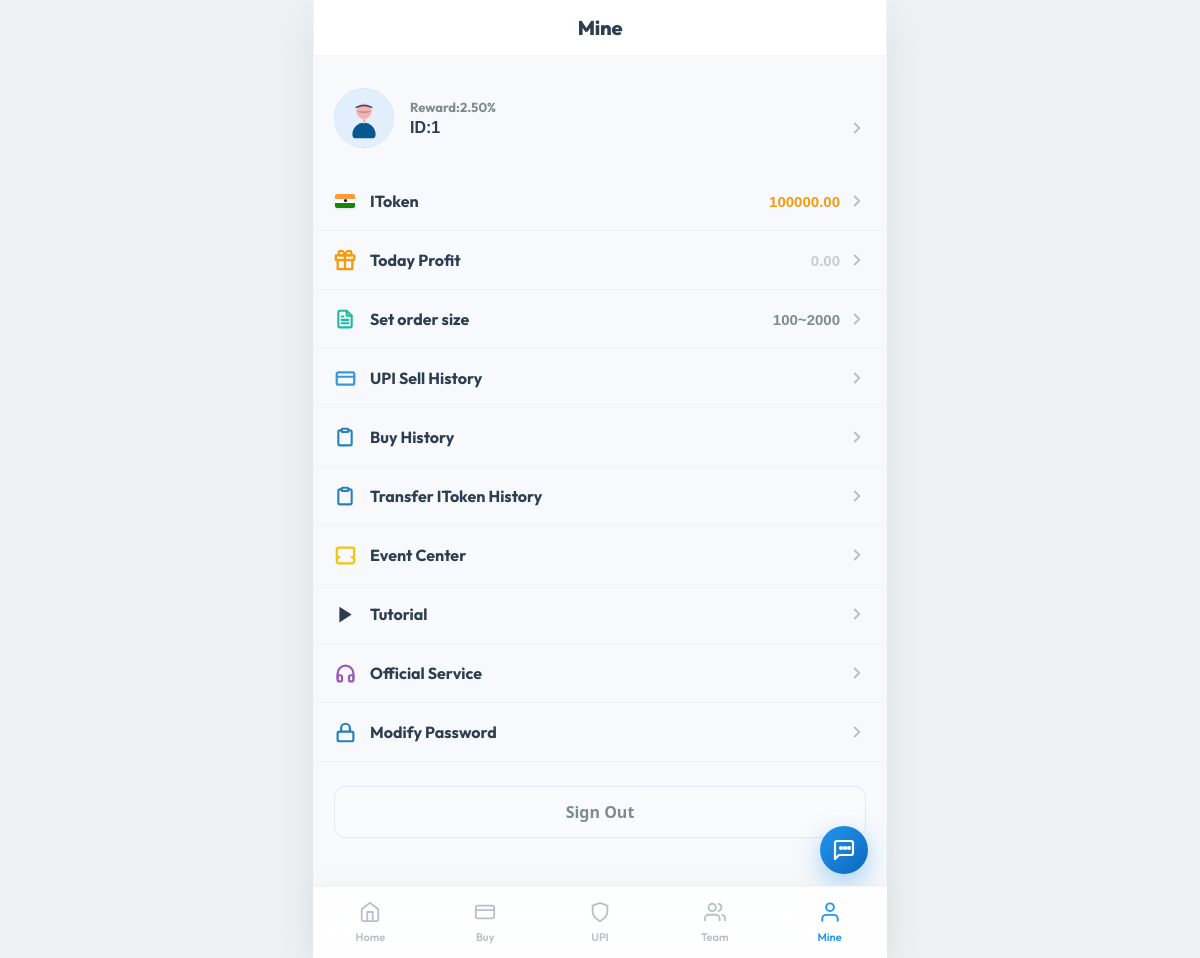
Screenshot of /mine.php (signed in) with the database file from the repository.
### tables this page shows
CREATE TABLE IF NOT EXISTS `users` (
  `id`                     INT AUTO_INCREMENT PRIMARY KEY,
  `phone`                  VARCHAR(15) UNIQUE NOT NULL,
  `password`               VARCHAR(255) NOT NULL,
  `itoken_balance`         DECIMAL(15,2) DEFAULT 0.00,
  `today_profit`           DECIMAL(15,2) DEFAULT 0.00,
  `reward_rate`            DECIMAL(5,2)  DEFAULT 2.50,
  `auto_selling`           TINYINT       DEFAULT 1     COMMENT '1=Sell Set active, 0=inactive',
  `order_min`              INT           DEFAULT 100,
  `order_max`              INT           DEFAULT 2000,
  `referred_by`            INT           DEFAULT NULL,
  `referral_code`          VARCHAR(20) UNIQUE NOT NULL,
  `google_2fa_secret`      VARCHAR(32)   DEFAULT NULL,
  `google_2fa_enabled`     TINYINT       DEFAULT 0,
  `role`                   VARCHAR(20)   DEFAULT 'user'   COMMENT 'user | agent | sub_admin | admin',
  `status`                 VARCHAR(20)   DEFAULT 'Active' COMMENT 'Active | Blocked | Suspended',
  `allow_create_sub_agent` TINYINT       DEFAULT 0,
  `last_checkin`           DATETIME      DEFAULT NULL,
  `failed_utr_attempts`    INT           DEFAULT 0,
  `created_at`             TIMESTAMP     DEFAULT CURRENT_TIMESTAMP,
  FOREIGN KEY (`referred_by`) REFERENCES `users`(`id`) ON DELETE SET NULL
);

### db.php (called while the page is built, shortened)
<?php
function sanitize($str) {
    return htmlspecialchars($str, ENT_QUOTES, 'UTF-8');
}
        ?>

### mine.php (the view, shortened to what this page needs)
<?php
require_once 'db.php';
$stmt = $pdo->prepare("SELECT * FROM users WHERE id = ?");
$stmt->execute([$_SESSION['user_id']]);
$user = $stmt->fetch();
?>
<!DOCTYPE html>
<html lang="en">
<head>
  <link rel="stylesheet" href="website_style.css">
</head>
<body>
  <div class="screen">
    <header class="header">
      <h1 class="header-title">Mine</h1>
    </header>
    <div class="content">
      <div class="profile-section" onclick="location.href='account_info.php'" style="cursor: pointer;">
        <div class="avatar-wrapper">
        </div>
        <div class="profile-info">
          <span class="reward-badge">Reward:<?= number_format($user['reward_rate'], 2, '.', '') ?>%</span>
          <div class="user-id-row">
            <span class="user-id">ID:<?= sanitize($user['id']) ?></span>
            <svg class="chevron-right" viewBox="0 0 24 24" fill="none" stroke="currentColor" stroke-width="2.5" stroke-linecap="round" stroke-linejoin="round">
              <polyline points="9 18 15 12 9 6"></polyline>
            </svg>
          </div>
        </div>
      </div>
      <div class="menu-list">
        <div class="menu-row" onclick="openITokenModal()" style="cursor: pointer;">
          <div class="menu-left">
            <div class="menu-icon">
              <div class="india-flag">
                <div class="flag-orange"></div>
                <div class="flag-white"><div class="flag-blue-dot"></div></div>
                <div class="flag-green"></div>
              </div>
            </div>
            <span>IToken</span>
          </div>
          <div class="menu-right">
            <span class="menu-val"><?= number_format($user['itoken_balance'], 2, '.', '') ?></span>
            <svg class="chevron-right" viewBox="0 0 24 24" fill="none" stroke="currentColor" stroke-width="2.5" stroke-linecap="round" stroke-linejoin="round">
              <polyline points="9 18 15 12 9 6"></polyline>
            </svg>
          </div>
        </div>
        <div class="menu-row" onclick="openTodayProfitModal()" style="cursor: pointer;">
          <div class="menu-left">
            <div class="menu-icon">
            </div>
            <span>Today Profit</span>
          </div>
          <div class="menu-right">
            <span class="menu-val" style="color: #ccc;"><?= number_format($user['today_profit'], 2, '.', '') ?></span>
            <svg class="chevron-right" viewBox="0 0 24 24" fill="none" stroke="currentColor" stroke-width="2.5" stroke-linecap="round" stroke-linejoin="round">
              <polyline points="9 18 15 12 9 6"></polyline>
            </svg>
          </div>
        </div>
        <div class="menu-row" onclick="openSettingModal()">
          <div class="menu-left">
            <div class="menu-icon">
            </div>
            <span>Set order size</span>
          </div>
          <div class="menu-right">
            <span class="menu-val" id="orderSizeText" style="color: #7f8c8d;"><?= intval($user['order_min']) ?>~<?= intval($user['order_max']) ?></span>
            <svg class="chevron-right" viewBox="0 0 24 24" fill="none" stroke="currentColor" stroke-width="2.5" stroke-linecap="round" stroke-linejoin="round">
              <polyline points="9 18 15 12 9 6"></polyline>
            </svg>
          </div>
        </div>
        <a href="sellhis.php" class="menu-row">
          <div class="menu-left">
            <div class="menu-icon">
              <svg viewBox="0 0 24 24" fill="none" stroke="#3498db" stroke-width="2.5" stroke-linecap="round" stroke-linejoin="round" style="width: 21px; height: 21px;">
                <rect x="2" y="5" width="20" height="14" rx="2" ry="2"></rect>
                <line x1="2" y1="10" x2="22" y2="10"></line>
              </svg>
            </div>
            <span>UPI Sell History</span>
          </div>
          <div class="menu-right">
            <svg class="chevron-right" viewBox="0 0 24 24" fill="none" stroke="currentColor" stroke-width="2.5" stroke-linecap="round" stroke-linejoin="round">
              <polyline points="9 18 15 12 9 6"></polyline>
            </svg>
          </div>
        </a>
        <a href="depo.php" class="menu-row">
          <div class="menu-left">
            <div class="menu-icon">
              <svg viewBox="0 0 24 24" fill="none" stroke="#2980b9" stroke-width="2.5" stroke-linecap="round" stroke-linejoin="round" style="width: 20px; height: 20px;">
                <path d="M16 4h2a2 2 0 0 1 2 2v14a2 2 0 0 1-2 2H6a2 2 0 0 1-2-2V6a2 2 0 0 1 2-2h2"></path>
                <rect x="8" y="2" width="8" height="4" rx="1" ry="1"></rect>
              </svg>
            </div>
            <span>Buy History</span>
          </div>
          <div class="menu-right">
            <svg class="chevron-right" viewBox="0 0 24 24" fill="none" stroke="currentColor" stroke-width="2.5" stroke-linecap="round" stroke-linejoin="round">
              <polyline points="9 18 15 12 9 6"></polyline>
            </svg>
          </div>
        </a>
        <a href="transfer_history.php" class="menu-row">
          <div class="menu-left">
            <div class="menu-icon">
              <svg viewBox="0 0 24 24" fill="none" stroke="#2980b9" stroke-width="2.5" stroke-linecap="round" stroke-linejoin="round" style="width: 20px; height: 20px;">
                <path d="M16 4h2a2 2 0 0 1 2 2v14a2 2 0 0 1-2 2H6a2 2 0 0 1-2-2V6a2 2 0 0 1 2-2h2"></path>
                <rect x="8" y="2" width="8" height="4" rx="1" ry="1"></rect>
              </svg>
            </div>
            <span>Transfer IToken History</span>
          </div>
          <div class="menu-right">
            <svg class="chevron-right" viewBox="0 0 24 24" fill="none" stroke="currentColor" stroke-width="2.5" stroke-linecap="round" stroke-linejoin="round">
              <polyline points="9 18 15 12 9 6"></polyline>
            </svg>
          </div>
        </a>
        <div class="menu-row" onclick="openEventModal()">
          <div class="menu-left">
            <div class="menu-icon">
            </div>
            <span>Event Center</span>
          </div>
          <div class="menu-right">
            <svg class="chevron-right" viewBox="0 0 24 24" fill="none" stroke="currentColor" stroke-width="2.5" stroke-linecap="round" stroke-linejoin="round">
              <polyline points="9 18 15 12 9 6"></polyline>
            </svg>
          </div>
        </div>
        <a href="tutorial.php" class="menu-row">
          <div class="menu-left">
            <div class="menu-icon">
              <svg viewBox="0 0 24 24" fill="#2c3e50" style="width: 21px; height: 21px;">
                <polygon points="5 3 19 12 5 21 5 3"></polygon>
              </svg>
            </div>
            <span>Tutorial</span>
          </div>
          <div class="menu-right">
            <svg class="chevron-right" viewBox="0 0 24 24" fill="none" stroke="currentColor" stroke-width="2.5" stroke-linecap="round" stroke-linejoin="round">
              <polyline points="9 18 15 12 9 6"></polyline>
            </svg>
          </div>
        </a>
        <a href="customer.php" class="menu-row">
          <div class="menu-left">
            <div class="menu-icon">
            </div>
            <span>Official Service</span>
          </div>
          <div class="menu-right">
            <svg class="chevron-right" viewBox="0 0 24 24" fill="none" stroke="currentColor" stroke-width="2.5" stroke-linecap="round" stroke-linejoin="round">
              <polyline points="9 18 15 12 9 6"></polyline>
            </svg>
          </div>
        </a>
        <a href="editpass.php" class="menu-row">
          <div class="menu-left">
            <div class="menu-icon">
              <svg viewBox="0 0 24 24" fill="none" stroke="#2980b9" stroke-width="2.5" stroke-linecap="round" stroke-linejoin="round" style="width: 21px; height: 21px;">
                <rect x="3" y="11" width="18" height="11" rx="2" ry="2"></rect>
                <path d="M7 11V7a5 5 0 0 1 10 0v4"></path>
              </svg>
            </div>
            <span>Modify Password</span>
          </div>
          <div class="menu-right">
            <svg class="chevron-right" viewBox="0 0 24 24" fill="none" stroke="currentColor" stroke-width="2.5" stroke-linecap="round" stroke-linejoin="round">
              <polyline points="9 18 15 12 9 6"></polyline>
            </svg>
          </div>
        </a>
      </div>
      <div class="signout-area">
        <button class="signout-btn" onclick="location.href='logout.php'">Sign Out</button>
      </div>
    </div>
    <div class="fab" onclick="location.href='customer.php'">
    </div>
    <nav class="bottom-nav">
      <a href="home.php" class="nav-item">
        <svg viewBox="0 0 24 24" fill="none" stroke="currentColor" stroke-width="2" stroke-linecap="round" stroke-linejoin="round">
          <path d="M3 9l9-7 9 7v11a2 2 0 0 1-2 2H5a2 2 0 0 1-2-2z"></path>
          <polyline points="9 22 9 12 15 12 15 22"></polyline>
        </svg>
        Home
      </a>
      <a href="upibuyplus.php" class="nav-item">
        <svg viewBox="0 0 24 24" fill="none" stroke="currentColor" stroke-width="2" stroke-linecap="round" stroke-linejoin="round">
          <rect x="2" y="5" width="20" height="14" rx="2" ry="2"></rect>
          <line x1="2" y1="10" x2="22" y2="10"></line>
        </svg>
        Buy
      </a>
      <a href="kycpa.php" class="nav-item">
        <svg viewBox="0 0 24 24" fill="none" stroke="currentColor" stroke-width="2" stroke-linecap="round" stroke-linejoin="round">
          <path d="M12 22s8-4 8-10V5l-8-3-8 3v7c0 6 8 10 8 10z"></path>
        </svg>
        UPI
      </a>
      <a href="agent.php" class="nav-item">
        <svg viewBox="0 0 24 24" fill="none" stroke="currentColor" stroke-width="2" stroke-linecap="round" stroke-linejoin="round">
          <path d="M17 21v-2a4 4 0 0 0-4-4H5a4 4 0 0 0-4 4v2"></path>
          <circle cx="9" cy="7" r="4"></circle>
          <path d="M23 21v-2a4 4 0 0 0-3-3.87"></path>
          <path d="M16 3.13a4 4 0 0 1 0 7.75"></path>
        </svg>
        Team
      </a>
      <a href="mine.php" class="nav-item active">
        <svg viewBox="0 0 24 24" fill="none" stroke="currentColor" stroke-width="2" stroke-linecap="round" stroke-linejoin="round">
          <path d="M20 21v-2a4 4 0 0 0-4-4H8a4 4 0 0 0-4 4v2"></path>
          <circle cx="12" cy="7" r="4"></circle>
        </svg>
        Mine
      </a>
    </nav>
  </div>
</body>
</html>

### website_style.css (style rules this page uses)
:root { --blue: #2395ee; --deep-blue: #0b69bc; --soft-blue: rgba(35, 149, 238, 0.05); --line: rgba(0, 0, 0, 0.04); --muted: #8c9cb5; --bg-color: #f6f8fb; --text-dark: #1e293b; --accent-orange: #ff9933; --accent-green: #10b981; --card-bg: #ffffff; }
body { background: radial-gradient(circle at 50% 50%, #eef2f6 0%, #dfe5eb 100%); color: var(--text-dark); font-family: 'Outfit', sans-serif !important; }
.screen { width: min(100%, 574px) !important; min-height: 100vh; background: var(--bg-color) !important; box-shadow: 0 15px 50px rgba(0, 0, 0, 0.08) !important; border-left: 1px solid rgba(0, 0, 0, 0.02); border-right: 1px solid rgba(0, 0, 0, 0.02); font-family: 'Outfit', sans-serif !important; }
h1, h2, h3, h4, h5, h6 { font-family: 'Outfit', sans-serif !important; font-weight: 800 !important; letter-spacing: -0.3px; }
.bottom-nav { background: rgba(255, 255, 255, 0.85) !important; backdrop-filter: blur(20px) !important; -webkit-backdrop-filter: blur(20px) !important; border-top: 1px solid rgba(0, 0, 0, 0.04) !important; box-shadow: 0 -4px 25px rgba(0, 0, 0, 0.03) !important; height: 72px !important; padding-bottom: env(safe-area-inset-bottom); }
.nav-item { font-weight: 600 !important; color: var(--muted) !important; font-size: 11px !important; transition: all 0.2s ease !important; }
.nav-item svg { width: 22px !important; height: 22px !important; margin-bottom: 3px !important; transition: transform 0.2s ease !important; }
.nav-item.active { color: var(--blue) !important; }
.nav-item.active svg { color: var(--blue) !important; transform: scale(1.05); }
.fab { background: linear-gradient(135deg, #2395ee 0%, #0b69bc 100%) !important; box-shadow: 0 8px 25px rgba(35, 149, 238, 0.4) !important; transition: all 0.25s ease !important; }

### rows the page displays
users: reward_rate "2.50", id "1", itoken_balance "100000.00", today_profit "0.00", order_min "100", order_max "2000"
